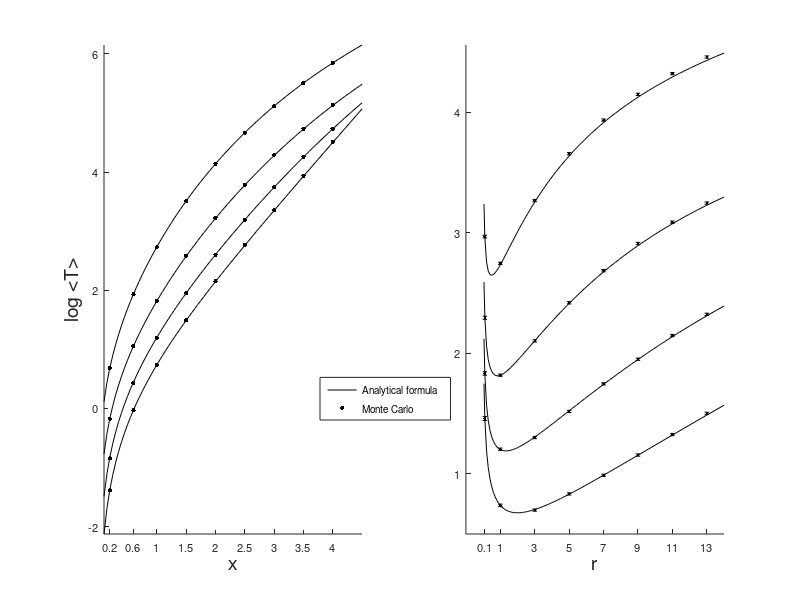

This chart was generated by the following MATLAB code: (Note: this script raises an error after producing the figure.)
fs_label=14;
h=figure;
% Pierwszy rysunek

load('data/data4comparison_r3.mat');
n=1;

subplot(1,2,2);
hold on
plot(r_tab2,log(meanTa(:,:)),'k');
%plot(r_tab,log(meanTs(:,:)),'k.','MarkerSize',10);

 for i=1:size(meanTs,1)
     errorbar(r_tab,log(meanTs(i,:)),3*sdevT(i,:)./meanTs(i,:),'k.');
 end
set(gca,'XTick',r_tab(1:end) )
set(gca,'FontSize',8)

xlabel('r','fontsize',fs_label);
%ylabel('log <T>','fontsize',fs_label);
axis([-1 max(r_tab2) 0.5 log(max(max(meanTs)))+0.1])
%M
%legend('Analytical formula','Monte Carlo');

% Drugi rysunek

load('data/data4comparison3.mat');
subplot(1,2,1);
hold on
h1=plot(x_tab2,log(meanTa(:,:)),'k');
h2=plot(x_tab,log(meanTs(:,:)),'k.','MarkerSize',10);

% for i=1:size(meanTs,1)
%     h2=errorbar(x_tab,log(meanTs(i,:)),3*sdevT(i,:)./meanTs(i,:),'k.');
% end
set(gca,'XTick',x_tab(1:end))
set(gca,'FontSize',8)
xlabel('x','fontsize',fs_label);
ylabel('log <T>','fontsize',fs_label);
axis tight
%M
hL=legend([h1(1) h2(1)],{'Analytical formula','Monte Carlo'});

newPosition = [0.4 0.3 0.01 0.01];
newUnits = 'normalized';
set(hL,'Position', newPosition,'Units', newUnits);


printpdf(h,'graphics/mfat_comp_xr');
